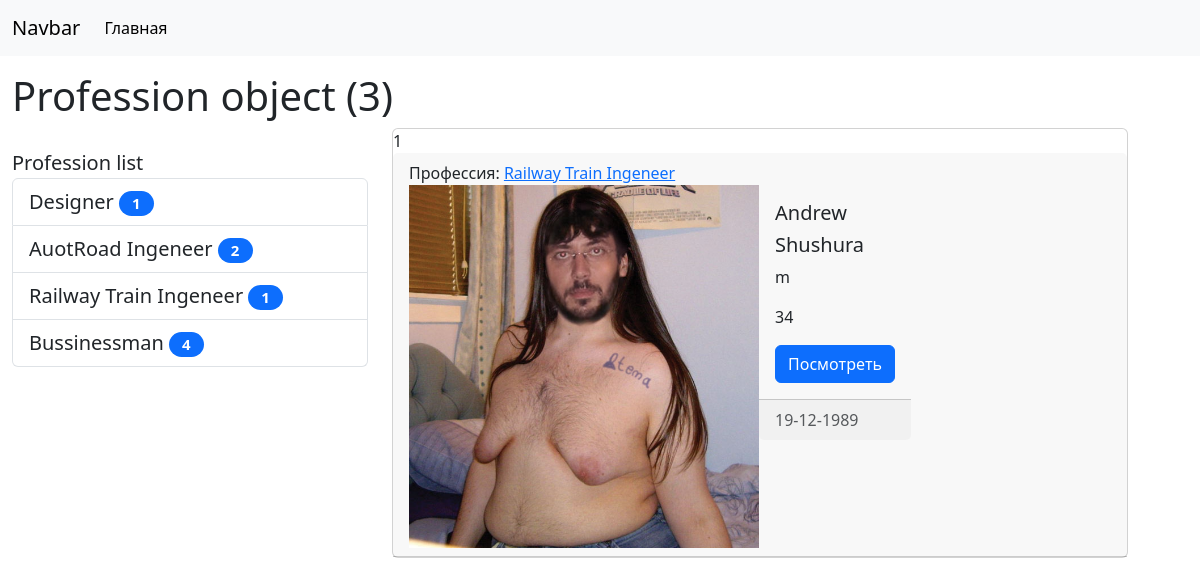
Page /profession/3 on the committed database.
### main/models.py (models this page shows, shortened)
class Profession(models.Model):
    title = models.CharField(max_length=100, db_index=True, verbose_name='Профессия')
    def get_absolut_url(self):
        return reverse_lazy('profession', kwargs={'pk': self.pk})
    class Meta:
        verbose_name = 'Профессия'
        verbose_name_plural = 'Профессии'
        ordering = ['title']

class Human(models.Model):
    human_choices = {'m': 'male',
                     'f': 'female'}
    name = models.CharField(max_length=50, verbose_name='Имя')
    last_name = models.CharField(max_length=50, verbose_name='Фамилия')
    sex = models.CharField(max_length=1, choices=human_choices, verbose_name='Пол')
    age = models.IntegerField(verbose_name='Возраст')
    born_at = models.DateField(verbose_name='Дата рождения')
    photo = models.ImageField(upload_to='media/%Y/%m/%d', null=True, default='Null', verbose_name='Фото')
    profession = models.ForeignKey('profession', on_delete=models.PROTECT, null=True, verbose_name='Профессия')
    class Meta:
        verbose_name = "Человек"
        verbose_name_plural = "Люди"
        ordering = ['-born_at']

### main/views.py (the view)
# urls.py: path('profession/<int:pk>', HumanProfession.as_view(), name='profession'),
class HumanProfession(ListView):
    model = Human
    template_name = 'NewsProject/Profession.html'
    context_object_name = 'human'
    allow_empty = False
    def get_context_data(self, *, object_list=None, **kwargs):
        context = super().get_context_data(**kwargs)
        context['title'] = Profession.objects.get(pk=self.kwargs['pk'])
        return context
    def get_queryset(self):
        return Human.objects.filter(pk=self.kwargs['pk']).select_related('profession')

### main/templatetags/newsproject_tags.py (called while the page is built)
@register.simple_tag(name='get_list_professions')
def get_professions():
    return Profession.objects.all()

@register.inclusion_tag('NewsProject/List_professions.html')
def show_professions(arg1='Profession', arg2='list'):
    professions = Profession.objects.annotate(cnt=Count('human')).filter(cnt__gt=0)
    return {'professions': professions, 'arg1': arg1, 'arg2': arg2}

### main/templates/NewsProject/Profession.html (shortened to what this page needs)
{% extends 'base.html' %}
{% block sidebar %}
{% include 'inc/_sidebar.html' %}
{% endblock %}
{% block content %}
{% for item in human %}
<div class="card mb-3">
    {{ forloop.counter }}
    <div class="card-header">
        Профессия: <a href="{% url 'profession' item.profession.pk %}">{{ item.profession.title }}</a>
        <div class="media" style="display: flex">
            <div class="media-photo">
                {% if item.photo %}
                <img src="{{ item.photo.url }}" class='mr-3' width='350' alt="Photo">
                {% else %}
                <h6>Фото отсутствует</h6>
                {% endif %}
            </div>
            <div class="media-body">
                <div class="card-body">
                    {% autoescape off %}
                    <h5 class="card-title">{{ item.name }}</h5>
                    {% endautoescape %}
                    <h5 class="card-title">{{ item.last_name }}</h5>
                    <p class="card-text">{{ item.sex }}</p>
                    <p class="card-text">{{ item.age }}</p>
                    <a href="#" class="btn btn-primary">Посмотреть</a>
                </div>
                <div class="card-footer text-body-secondary">
                    {{ item.born_at|date:'d-m-Y' }}
                </div>
            </div>
        </div>
    </div>
</div>
{% endfor %}
{% endblock %}

### templates/base.html (shortened to what this page needs)
{% include 'inc/_nav.html' %}
{% load static %}
<!doctype html>
<html lang="en">
<head>
    <link href="https://cdn.jsdelivr.net/npm/bootstrap@5.3.2/dist/css/bootstrap.min.css" rel="stylesheet"
>
    <link href="{% static 'css/style.css' %}" rel="stylesheet">
</head>
<body>
<div class="container mt-3" style="margin-left: 0px;">
    <h1>{{ title }}</h1>
    <div class="row">
        <div class="col-md-4">
            {% block sidebar %}SIDEBAR{% endblock %}
        </div>
        <div class="col-md-8">
            {% block content %}CONTENT{% endblock %}
        </div>
    </div>
</div>
</body>
</html>

### main/templates/NewsProject/List_professions.html
{% load newsproject_tags %}
<div class="list-group" style="height: 20px; margin-top: 20px; font-size: 20;">
    {{ arg1 }} {{ arg2 }}
    {% for pr in professions %}
    <a href="{{ pr.get_absolut_url }}" class="list-group-item list-group-item-action">{{ pr.title }}<span
            class="badge bg-primary rounded-pill"
            style="width: 35px; color: wight; margin-left: 5px;">{{ pr.cnt }}</span></a>
    {% endfor %}
</div>

### NewsProject/static/css/style.css (style rules this page uses)
body { backgroundcolor = #ccc; }

### rows in the picture
Profession: id "Profession object (3)", title "Railway Train Ingeneer", cnt "1"
Profession: title "Designer", cnt "1"
Profession: title "AuotRoad Ingeneer", cnt "2"
Profession: title "Bussinessman", cnt "4"
Human: profession "Railway Train Ingeneer", photo (picture), name "Andrew", last_name "Shushura", sex "m", age "34", born_at "19-12-1989"

### other values in the picture
{{ arg1 }} "Profession"
{{ arg2 }} "list"
